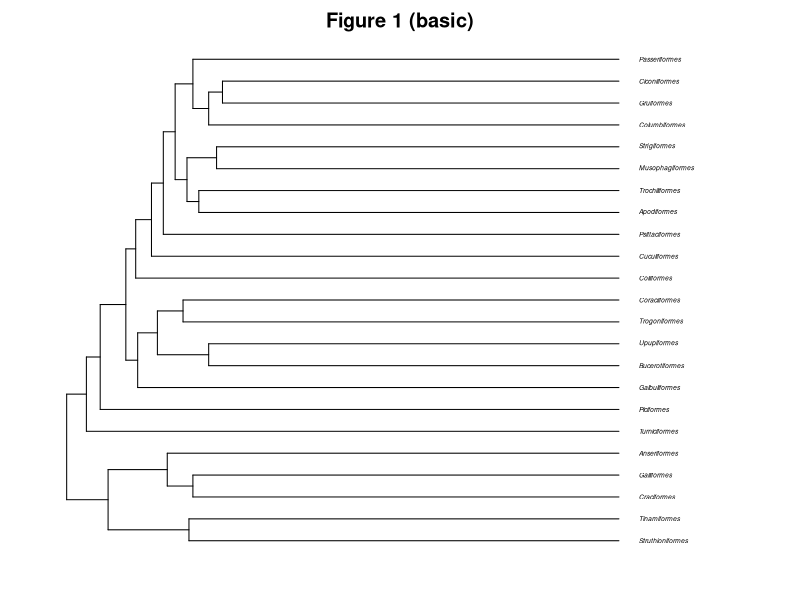
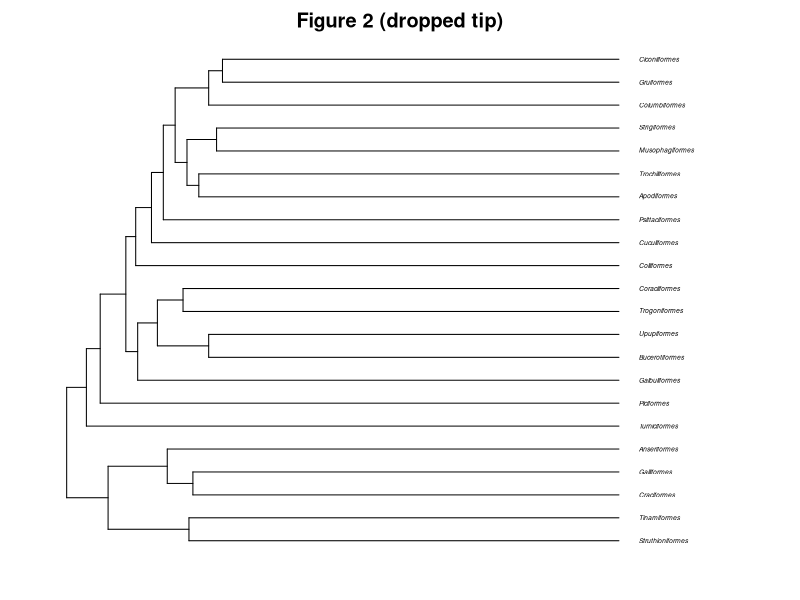
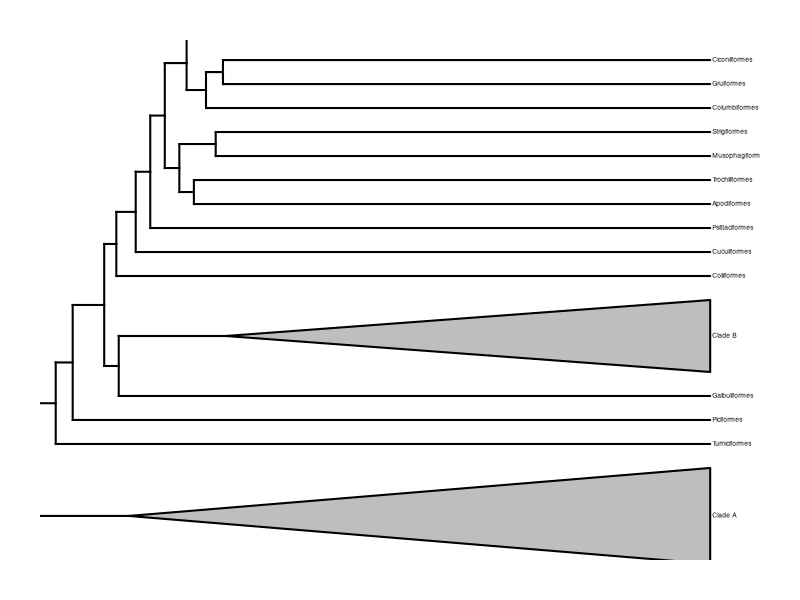
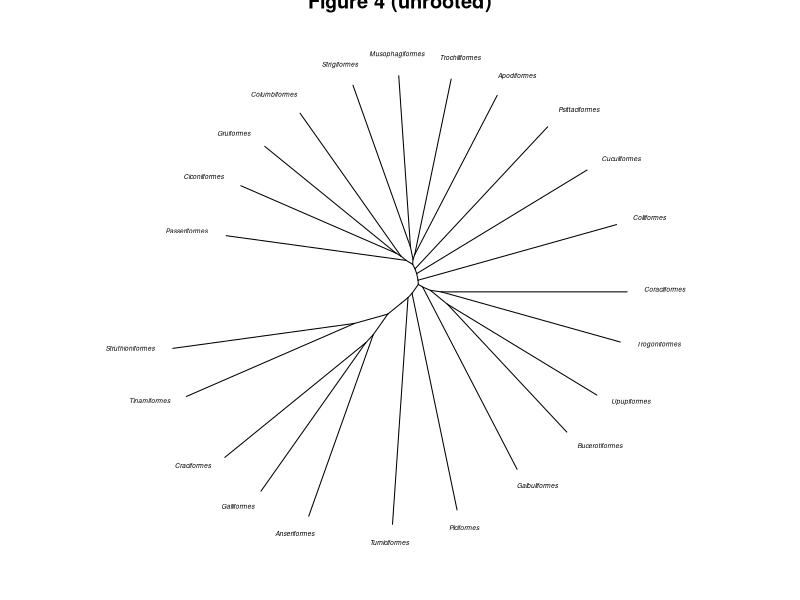
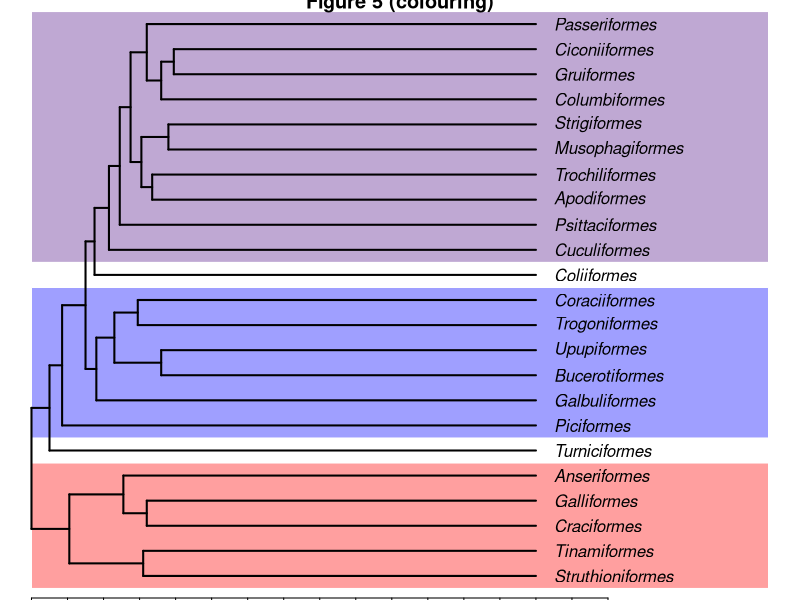
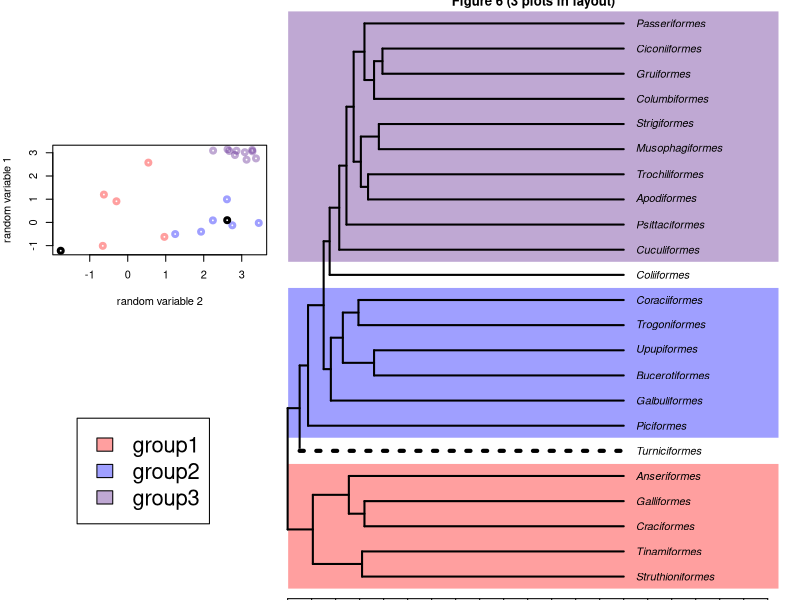
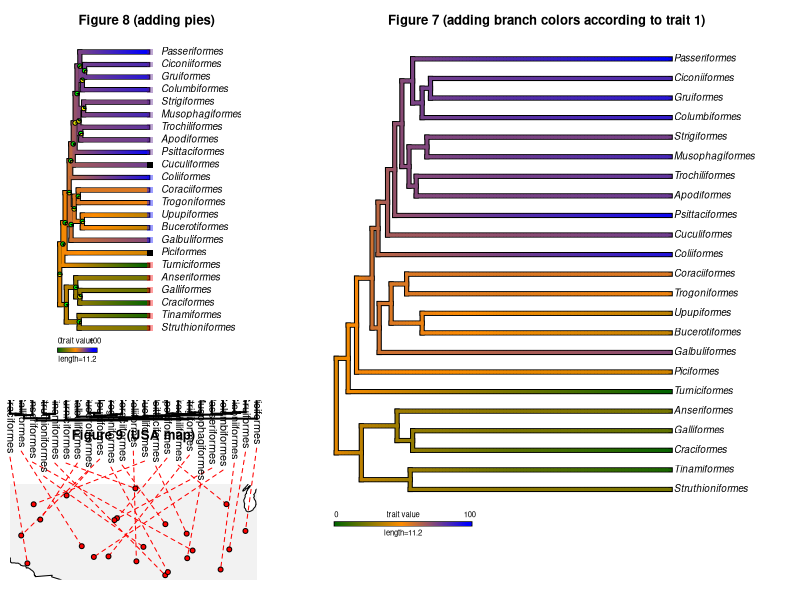

Write R code to recreate these figures, in order.
## ---- chunk 1
knitr::opts_chunk$set(echo = TRUE,fig.width=7, fig.height=7)
## ---- chunk 2
#Libraries
library(ape)
library(phytools)

#Dataset examples
data(bird.orders)

#Set up margins
par(mar = c(2,2,2,2))

#Slightly better than default plot
phylo = plot.phylo(bird.orders, edge.width = 1, label.offset = 1,cex = 0.4, main = "Figure 1 (basic)")

#Dropping a group (tip) altogether
bird.orders_nopass = drop.tip(bird.orders,"Passeriformes")
plot.phylo(bird.orders_nopass, edge.width = 1, label.offset = 1,cex = 0.4, main = "Figure 2 (dropped tip)")

#Dropping several tips
#First, make a backbone of interest dropping some tips
bird.orders.backbone =(drop.tip(bird.orders, c(1:5,9:12), subtree = TRUE))

#adjust branch length (this is hard to implement...)
bird.orders.backbone$edge.length[c(1,9)] = c(28,24.4)

##Create a translation table
trans<-data.frame(c("[5_tips]","[4_tips]"),c("Clade A","Clade B"),c(5,4),c(24,20))
colnames(trans) = c("tip.label","clade.label","N","depth")

#Create a object of classs "backbonePhylo" and plot with phytools 
bird.orders.backbone2=phylo.toBackbone(bird.orders.backbone,trans)
plot(bird.orders.backbone2, edge.width = 1, label.offset = 1,cex = 0.4,main = "Figure 3 (dropped tips)")


#bird.orders.drops =(drop.tip(bird.orders, c(9:12), subtree = TRUE))
#bird.orders.drops$tip.label[bird.orders.drops$tip.label=="[4_tips]"] = "clade A (4 tips)"
#plot.phylo(bird.orders.drops, edge.width = 1, label.offset = 1,cex = 0.4, main = "Figure 3 (dropped tips)")

#Unrooted tree
plot.phylo(bird.orders,type="unrooted", edge.width = 1, label.offset = 2,cex= 0.4, main = "Figure 4 (unrooted)")
## ---- chunk 3

#Set up new plotting region
plot.new()
plot.window(xlim = phylo$x.lim,ylim = phylo$y.lim)

#Three colors vector (red, blue, purple in hexadecimal, with last two digits as the transparency)
colors = c("#FF000060","#0000ff60","#551a8b60")

#Add rectangles
rect(phylo$x.lim[1],0.5,phylo$x.lim[2],5.5,col = colors[1],border = F) #group 1
rect(phylo$x.lim[1],6.5,phylo$x.lim[2],12.5,col = colors[2], border = F) #group 2
rect(phylo$x.lim[1],13.5,phylo$x.lim[2],23.5, col = colors[3],border = F) #group 3

#Add phylo
par(new = T)
plot.phylo(bird.orders, edge.width = 2, label.offset = 1, main = "Figure 5 (colouring)")

#Add a x axis that looks decent
axis(1,at =seq(from =0, to = phylo$x.lim[2], by = 2),cex.axis = 0.5)

#It looks good, save it with dev.print if you want
#dev.print(dev = pdf, "phylo_more.pdf");dev.off()
## ---- chunk 4
#Setup layout as a 3 X 3 matrix with 3 regions (region 1 for the phylo tree, 2 for a x/y scatter and 3 for legend)
m = matrix(c(2,1,1,2,1,1,3,1,1), 3, 3, byrow = TRUE)
layout(m)

#Save plot.phylo parameters, without plotting yet
phylo = plot.phylo(bird.orders, edge.width = 2, label.offset = 1, plot = F, cex = 1)

#REGION 1: add boxes based on the y axis coordinates, the x-axis coord. are based on the phylogeny, and your groups of interest
rect(phylo$x.lim[1],0.5,phylo$x.lim[2],5.5,col = colors[1],border = F) #group 1
rect(phylo$x.lim[1],6.5,phylo$x.lim[2],12.5,col = colors[2], border = F) #group 2
rect(phylo$x.lim[1],13.5,phylo$x.lim[2],23.5, col = colors[3],border = F) #group 3

#Add phylogeny on top of rectangles
par(new = T)
phylo = plot.phylo(bird.orders, edge.width = 2, label.offset = 1, cex = 1, main = "Figure 6 (3 plots in layout)")

#Add an x axis that looks decent
axis(1,at =seq(from = 0, to = round(phylo$x.lim[2]), by = 2),cex.axis = 0.5)

#Make the segment for Turniciformes dashed (find out the x/y coordinates of the segment, color it white, then dashed red on top)
segments(1,6,28,6,col = "white", lwd = 4, lty = 1)
segments(1,6,28,6,col = "black", lwd = 4, lty = 3)

#REGION 2: set up some wider margins for region # 2 of layout
par(mar = c(11,4,11,0))

#Set up some fake data (say fake PCA data) for the 3 groups
pca = cbind(c(rnorm(6,mean=0,sd =1), rnorm(7,mean=2,sd =0.5),rnorm(10,mean=3,sd =0.5)),c(rnorm(6,mean=0,sd =1), rnorm(7,mean=0,sd =0.3),rnorm(10,mean=3,sd =0.2)))
rownames(pca) = bird.orders$tip.label

#Colors scheme according to boxes in phylo tree (5 red,1 black, 6 blue, 1 black, 10 purple)
colors_according_to_tree = c(rep(colors[1],5),"black",rep(colors[2],6),"black",rep(colors[3],10))

#Add another x/y scatter plot in region # 2 of layout
plot(pca,col = colors_according_to_tree,lwd =3,pch = 21, ylab = "random variable 1", xlab = "random variable 2")

#REGION 3: reset margins and empty plot
par(mar = c(5,4,4,2))
plot(1, type="n", xlab="", ylab="", xlim=c(0, 1), ylim=c(0, 1),xaxt="n",yaxt= "n", bty = "n")

#Add a legend here
legend(0.1,1.5,legend = c("group1","group2","group3"),fill = colors,xpd = T, cex = 2)

#It looks good, save it with dev.print if you want
#dev.print(dev = pdf, "phylo_layout.pdf"); dev.off()
## ---- chunk 5
###Add a trait value to the tree and plot it (trait object is based on the 3 colored grouping I did above)
trait1 = c(sample(c(0:25),6),c(sample(25:75,6)),sample(c(75:100),11))
names(trait1) = bird.orders$tip.label

#Use contMap from phytools
tree.trait <- contMap(bird.orders, trait1, plot = F)
tree.trait<-setMap(tree.trait, colors=c("darkgreen","darkorange","blue"))

#Carefull, we now plot using the plotting tool from phytools
plot.contMap(tree.trait,type = "phylogram",legend = 0.4*max(nodeHeights(bird.orders)), fsize = c(0.9, 0.7), lwd=3,mar = c(3,4,3,2))

#Add a title manually to plot.contMap
title("Figure 7 (adding branch colors according to trait 1)",xpd = T)
## ---- chunk 6
#Add node labels (pie charts could be based on a genetic structuring analysis, or another trait value)
#You need a matrix defining your pies that can be generated as such:
pies = matrix(0,nrow =bird.orders$Nnode,ncol=2)
for(i in 1:bird.orders$Nnode) {x = sample(seq(0,1,by = 0.001),1); pies[i,] = c(x,1-x)}

#Plot
plot.contMap(tree.trait, type = "phylogram", legend = 0.4*max(nodeHeights(bird.orders)), fsize = c(0.9, 0.7), lwd=3, edge.width = 2, offset = 1,mar = c(2,4,3,2))
nodelabels(pie = pies, piecol = c("green","yellow"), cex = 0.6)

###Add tip labels colors based on trait1, but it could be on something entirely different.
tip.labels.col = c(rep(colors[1],6),"black",rep(colors[2],6),"black",rep(colors[3],10))
tiplabels(pch=15, cex=1.2, col= tip.labels.col,offset = 0.7)

#Add a title manually to plot.contMap
title("Figure 8 (adding pies)")
## ---- chunk 7
#Matrix of random USA GPS coordinates 
mat = matrix(c(sample(seq(from = 32, to = 45, by = 0.001),23),sample(seq(from = -120, to = -84, by = 0.001),23)),nrow = 23,ncol =2)
rownames(mat) = bird.orders$tip.label

###World mapping function (Here we are using a USA map, but this can be changes with the database option)
phylo.to.map(bird.orders,coords = mat, database = "usa")

#Add a title manually to plot.contMap
title("Figure 9 (USA map)",line = -3)
